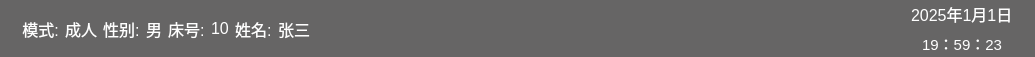
     <widget class="QWidget" name="widget" native="true">
      <property name="maximumSize">
       <size>
        <width>16777215</width>
        <height>50</height>
       </size>
      </property>
      <property name="styleSheet">
       <string notr="true">background-color: rgb(102, 101, 101);</string>
      </property>
      <layout class="QHBoxLayout" name="horizontalLayout_4">
       <property name="leftMargin">
        <number>2</number>
       </property>
       <property name="topMargin">
        <number>2</number>
       </property>
       <property name="rightMargin">
        <number>2</number>
       </property>
       <property name="bottomMargin">
        <number>2</number>
       </property>
       <item>
        <spacer name="horizontalSpacer_2">
         <property name="orientation">
          <enum>Qt::Horizontal</enum>
         </property>
         <property name="sizeType">
          <enum>QSizePolicy::Fixed</enum>
         </property>
         <property name="sizeHint" stdset="0">
          <size>
           <width>20</width>
           <height>10</height>
          </size>
         </property>
        </spacer>
       </item>
       <item>
        <widget class="QLabel" name="label_2">
         <property name="font">
          <font>
           <pointsize>12</pointsize>
          </font>
         </property>
         <property name="styleSheet">
          <string notr="true">color: rgb(255, 255, 255);</string>
         </property>
         <property name="text">
          <string>模式:</string>
         </property>
         <property name="alignment">
          <set>Qt::AlignCenter</set>
         </property>
        </widget>
       </item>
       <item>
        <widget class="QLabel" name="mode_label">
         <property name="font">
          <font>
           <pointsize>12</pointsize>
          </font>
         </property>
         <property name="styleSheet">
          <string notr="true">color: rgb(255, 255, 255);</string>
         </property>
         <property name="text">
          <string>成人</string>
         </property>
        </widget>
       </item>
       <item>
        <widget class="QLabel" name="label_3">
         <property name="font">
          <font>
           <pointsize>12</pointsize>
          </font>
         </property>
         <property name="styleSheet">
          <string notr="true">color: rgb(255, 255, 255);</string>
         </property>
         <property name="text">
          <string>性别:</string>
         </property>
        </widget>
       </item>
       <item>
        <widget class="QLabel" name="sex_label">
         <property name="font">
          <font>
           <pointsize>12</pointsize>
          </font>
         </property>
         <property name="styleSheet">
          <string notr="true">color: rgb(255, 255, 255);</string>
         </property>
         <property name="text">
          <string>男</string>
         </property>
        </widget>
       </item>
       <item>
        <widget class="QLabel" name="label_5">
         <property name="font">
          <font>
           <pointsize>12</pointsize>
          </font>
         </property>
         <property name="styleSheet">
          <string notr="true">color: rgb(255, 255, 255);</string>
         </property>
         <property name="text">
          <string>床号:</string>
         </property>
        </widget>
       </item>
       <item>
        <widget class="QLabel" name="id_label">
         <property name="font">
          <font>
           <pointsize>12</pointsize>
          </font>
         </property>
         <property name="styleSheet">
          <string notr="true">color: rgb(255, 255, 255);</string>
         </property>
         <property name="text">
          <string>10</string>
         </property>
        </widget>
       </item>
       <item>
        <widget class="QLabel" name="label_7">
         <property name="font">
          <font>
           <pointsize>12</pointsize>
          </font>
         </property>
         <property name="styleSheet">
          <string notr="true">color: rgb(255, 255, 255);</string>
         </property>
         <property name="text">
          <string>姓名:</string>
         </property>
        </widget>
       </item>
       <item>
        <widget class="QLabel" name="name_label">
         <property name="font">
          <font>
           <pointsize>12</pointsize>
          </font>
         </property>
         <property name="styleSheet">
          <string notr="true">color: rgb(255, 255, 255);</string>
         </property>
         <property name="text">
          <string>张三</string>
         </property>
        </widget>
       </item>
       <item>
        <spacer name="horizontalSpacer">
         <property name="orientation">
          <enum>Qt::Horizontal</enum>
         </property>
         <property name="sizeHint" stdset="0">
          <size>
           <width>595</width>
           <height>20</height>
          </size>
         </property>
        </spacer>
       </item>
       <item>
        <layout class="QVBoxLayout" name="verticalLayout_3">
         <item>
          <widget class="QLabel" name="date_label">
           <property name="font">
            <font>
             <pointsize>12</pointsize>
            </font>
           </property>
           <property name="styleSheet">
            <string notr="true">color: rgb(255, 255, 255);</string>
           </property>
           <property name="text">
            <string>2025年1月1日</string>
           </property>
          </widget>
         </item>
         <item>
          <widget class="QLabel" name="time_label">
           <property name="font">
            <font>
             <pointsize>11</pointsize>
            </font>
           </property>
           <property name="layoutDirection">
            <enum>Qt::LeftToRight</enum>
           </property>
           <property name="styleSheet">
            <string notr="true">color: rgb(255, 255, 255);</string>
           </property>
           <property name="text">
            <string>19：59：23</string>
           </property>
           <property name="alignment">
            <set>Qt::AlignCenter</set>
           </property>
          </widget>
         </item>
        </layout>
       </item>
       <item>
        <spacer name="horizontalSpacer_5">
         <property name="orientation">
          <enum>Qt::Horizontal</enum>
         </property>
         <property name="sizeType">
          <enum>QSizePolicy::Fixed</enum>
         </property>
         <property name="sizeHint" stdset="0">
          <size>
           <width>20</width>
           <height>10</height>
          </size>
         </property>
        </spacer>
       </item>
      </layout>
     </widget>
